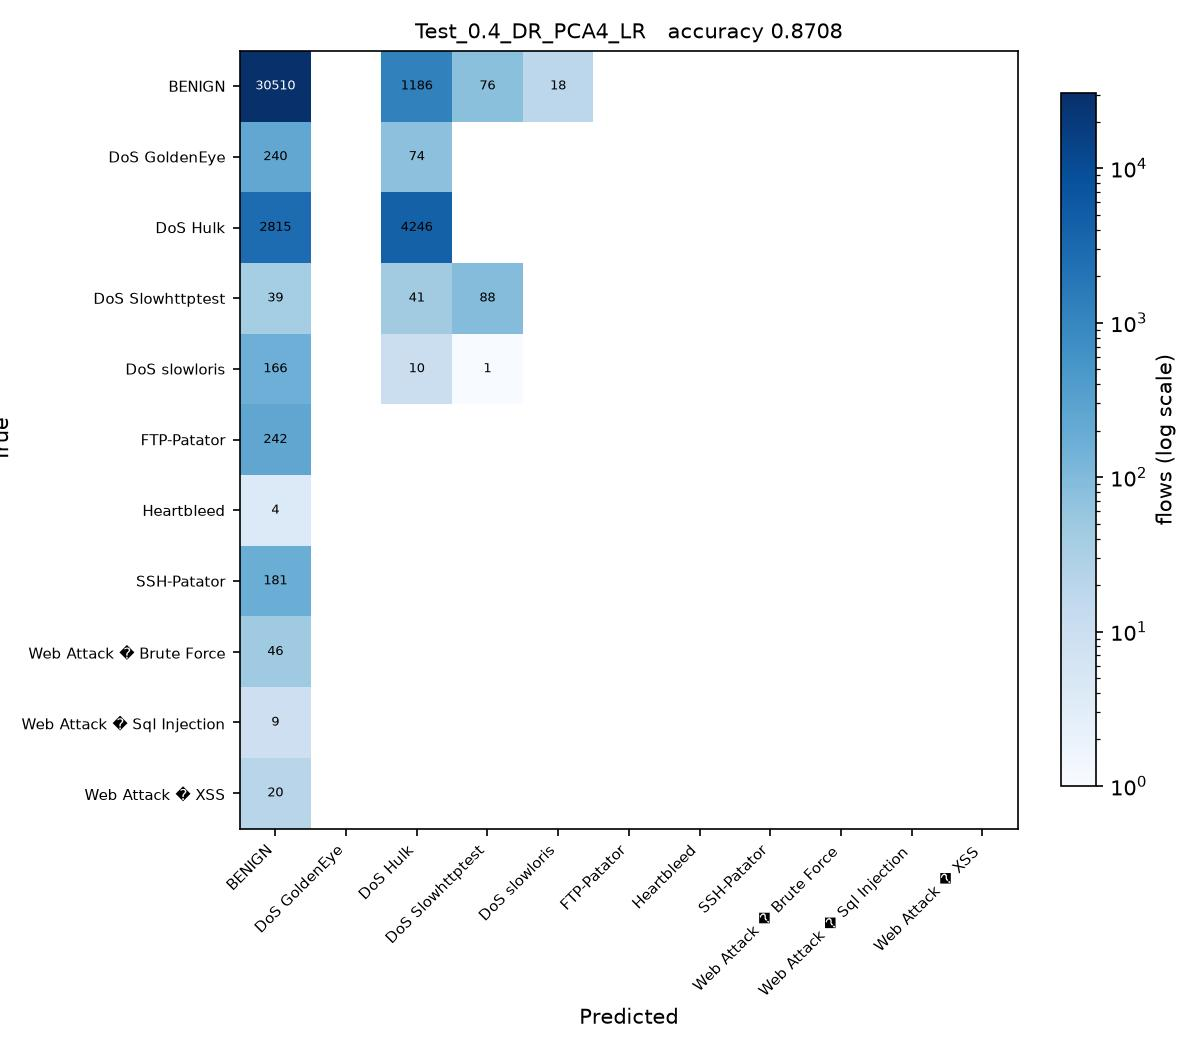

The Python source for this figure:
# Test_0.4_DR_PCA4_LR.py
#
# Test size 0.4  |  PCA, 4 components  |  Logistic Regression (sheet #2)
#
# This is SGDC_60_40.py with the changes marked CHANGE below and nothing else.

import os
from pathlib import Path

# CHANGE 1: find the folder holding the three CSV files and run from there, so
# the plain file names below resolve no matter where this script is started
# from or how deeply it sits inside the project folder.
HERE = Path(__file__).resolve().parent
for PROJECT in [HERE, *HERE.parents]:
    if (PROJECT / 'Tuesday-WorkingHours.pcap_ISCX.csv').exists():
        os.chdir(PROJECT)
        break
else:
    raise SystemExit('Put this folder inside the folder that holds the three '
                     'CIC-IDS2017 CSV files, then run the script again.')
import numpy as np
import pandas as pd

df1 = pd.read_csv('Tuesday-WorkingHours.pcap_ISCX.csv', low_memory=True)
df2 = pd.read_csv('Wednesday-workingHours.pcap_ISCX.csv', low_memory=True)
df3 = pd.read_csv('Thursday-WorkingHours-Morning-WebAttacks.pcap_ISCX.csv', low_memory=True)

dataset = pd.concat([df1, df2, df3], ignore_index=True)

dataset.columns = dataset.columns.str.strip()

# CHANGE 2: a stratified sample of 100000 flows, the same for every run. An RBF
# SVM on all 1.3 million flows would take about an hour per script.
# At least 50 flows of every class are kept.
label = dataset.columns[-1]
dataset = pd.concat(
    [g.sample(n=min(len(g), max(50, round(100000 * len(g) / len(dataset)))), random_state=0)
     for _, g in dataset.groupby(label)],
    ignore_index=True
)

X = dataset.iloc[:, :-1]
y = dataset.iloc[:, -1]

X = X.apply(pd.to_numeric, errors='coerce')

X.replace([np.inf, -np.inf], np.nan, inplace=True)

from sklearn.impute import SimpleImputer

imputer = SimpleImputer(missing_values=np.nan, strategy='mean')
X = imputer.fit_transform(X)

from sklearn.preprocessing import LabelEncoder

labelencoder_y = LabelEncoder()
y = labelencoder_y.fit_transform(y)

from sklearn.model_selection import train_test_split

X_train, X_test, y_train, y_test = train_test_split(
    X,
    y,
    test_size=0.4,   # CHANGE 3: test size
    random_state=0,
    stratify=y
)

# CHANGE 4: PCA, from PCA_LDA_KErnel_PCA_CODE.pdf (fit only on training data)
from sklearn.decomposition import PCA

pca = PCA(n_components=4)
X_train = pca.fit_transform(X_train)
X_test = pca.transform(X_test)

# CHANGE 5: Logistic Regression (sheet #2) in place of SGDClassifier
from sklearn.linear_model import LogisticRegression

classifier = LogisticRegression(
    max_iter=1000,
    random_state=0
)

classifier.fit(X_train, y_train)

y_pred = classifier.predict(X_test) 

from sklearn.metrics import confusion_matrix
from sklearn.metrics import accuracy_score
from sklearn.metrics import precision_score
from sklearn.metrics import recall_score
from sklearn.metrics import f1_score
from sklearn.metrics import classification_report

cm = confusion_matrix(y_test, y_pred)

print("Confusion Matrix:\n")
print(cm)

print("\nAccuracy : {:.4f}".format(accuracy_score(y_test, y_pred)))
print("\nPrecision : {:.4f}".format(precision_score(y_test, y_pred, average='weighted')))
print("\nRecall : {:.4f}".format(recall_score(y_test, y_pred, average='weighted')))
print("\nF1 Score : {:.4f}".format(f1_score(y_test, y_pred, average='weighted')))

print("\nClassification Report:\n")
print(classification_report(y_test, y_pred))

# CHANGE 6: save the confusion matrix as Test_0.4_DR_PCA4_LR.jpg and record the result
import matplotlib
matplotlib.use('Agg')
import matplotlib.pyplot as plt
from matplotlib.colors import LogNorm

here = HERE                     # the folder this script sits in
names = [str(c) for c in labelencoder_y.classes_]
fig, ax = plt.subplots(figsize=(8, 7))
im = ax.imshow(cm, cmap='Blues', norm=LogNorm(vmin=1))
ax.set_xticks(range(len(names)), names, rotation=45, ha='right', fontsize=7)
ax.set_yticks(range(len(names)), names, fontsize=7)
ax.set_xlabel('Predicted')
ax.set_ylabel('True')
ax.set_title('Test_0.4_DR_PCA4_LR   accuracy {:.4f}'.format(accuracy_score(y_test, y_pred)), fontsize=10)
for i in range(cm.shape[0]):
    for j in range(cm.shape[1]):
        if cm[i, j]:
            ax.text(j, i, cm[i, j], ha='center', va='center', fontsize=6,
                    color='white' if cm[i, j] > cm.max() / 3 else 'black')
fig.colorbar(im, ax=ax, fraction=0.04, label='flows (log scale)')
fig.tight_layout()
fig.savefig(here / 'Test_0.4_DR_PCA4_LR.jpg', dpi=150)
plt.close(fig)

row = pd.DataFrame([{
    'Test': 0.4, 'DR': 'PCA4', 'Clas': 'LR',
    'Acc': round(accuracy_score(y_test, y_pred), 4),
    'Pre': round(precision_score(y_test, y_pred, average='weighted'), 4),
    'Rec': round(recall_score(y_test, y_pred, average='weighted'), 4),
    'F1': round(f1_score(y_test, y_pred, average='weighted'), 4),
    'script': 'Test_0.4_DR_PCA4_LR',
}])
out = PROJECT / 'results' / '75_runs_pca.csv'
out.parent.mkdir(exist_ok=True)
if out.exists():
    old = pd.read_csv(out)
    row = pd.concat([old[old['script'] != 'Test_0.4_DR_PCA4_LR'], row], ignore_index=True)
row.to_csv(out, index=False)
